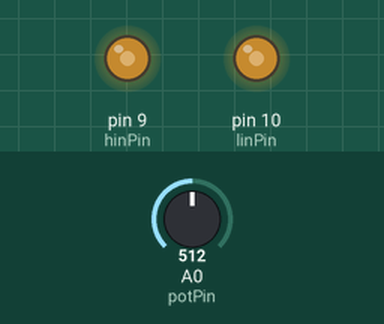
Simulated run of this sketch. Board: Arduino Uno, built with avr-gcc and run on an emulated ATmega328P. On the bench: output pins drawn as LEDs (lit = HIGH). The test bench sets the inputs (shaded band); at power-on: A0 (potPin) = 512.

Above: at 1.2 s.
1.3 s: A0 (potPin) set to 716
At 1.7 s:
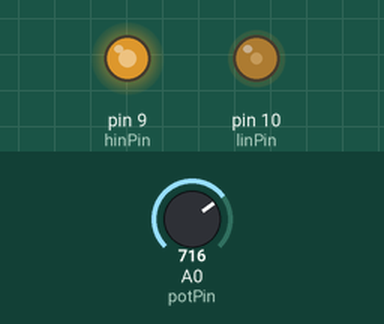
2.8 s: A0 (potPin) set to 900
At 3.1 s:
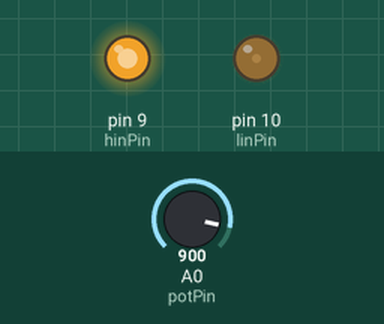
4.3 s: A0 (potPin) set to 1023
At 5.3 s:
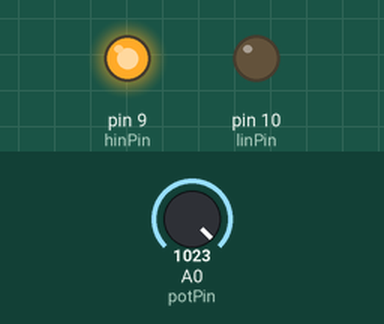
5.8 s: A0 (potPin) set to 306
At 6.3 s:
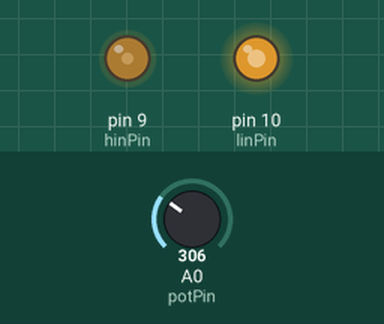
7.3 s: A0 (potPin) set to 122
At 8.5 s:
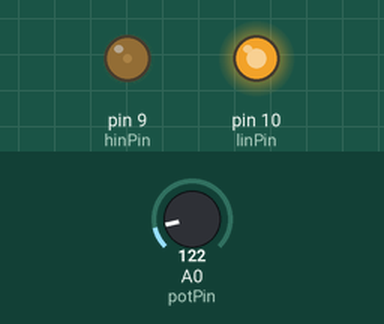
8.8 s: A0 (potPin) set to 511
At 9.9 s:
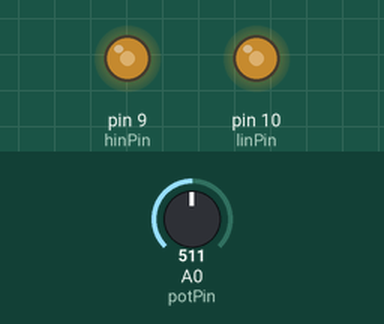
Timing chart, 0 to 11.3 s (numbered marks = the images above; inputs shaded):
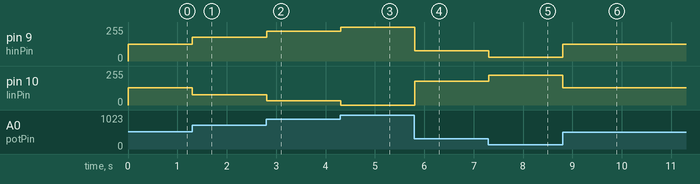

Measured:
- after the input at 1.3 s, pin 9 (hinPin): 127/255 → 178/255 at once; pin 10 (linPin): 128/255 → 77/255 at once
- after the input at 2.8 s, pin 9 (hinPin): 178/255 → 224/255 at once; pin 10 (linPin): 77/255 → 31/255 at once
- after the input at 4.3 s, pin 9 (hinPin): 224/255 → 255/255 at once; pin 10 (linPin): 31/255 → 0/255 at once
- after the input at 5.8 s, pin 9 (hinPin): 255/255 → 76/255 at once; pin 10 (linPin): 0/255 → 179/255 at once
- after the input at 7.3 s, pin 9 (hinPin): 76/255 → 30/255 at once; pin 10 (linPin): 179/255 → 225/255 at once
- after the input at 8.8 s, pin 9 (hinPin): 30/255 → 127/255 at once; pin 10 (linPin): 225/255 → 128/255 at once

The sketch:

IR2104_CSD19535KCS3.ino
```cpp
// PWM pins for HIN and LIN (IR2104 inputs)
int hinPin = 9;
int linPin = 10;

// Potentiometer pin for speed control
int potPin = A0;

void setup() {
  // Set PWM pins as output
  pinMode(hinPin, OUTPUT);
  pinMode(linPin, OUTPUT);

  // Set up Timer1 for 15kHz PWM on pins 9 and 10
  setupPWM_15kHz();
}

void loop() {
  // Read the potentiometer value (0 to 1023)
  int potValue = analogRead(potPin);

  // Map the potentiometer value to PWM duty cycle (0 to 255)
  int pwmValue = map(potValue, 0, 1023, 0, 255);

  // Write the PWM signal to HIN and LIN to control high-side and low-side MOSFETs
  analogWrite(hinPin, pwmValue);      // Control high-side MOSFET
  analogWrite(linPin, 255 - pwmValue); // Control low-side MOSFET (inverse)

  delay(10);  // Small delay for stability
}

void setupPWM_15kHz() {
  // Configuring Timer 1 for 15kHz PWM on pins 9 and 10 (using 8-bit Fast PWM mode)
  TCCR1A = _BV(WGM10) | _BV(COM1A1) | _BV(COM1B1); // Set Fast PWM mode (8-bit) and enable PWM on OC1A (pin 9) and OC1B (pin 10)
  TCCR1B = _BV(WGM12) | _BV(CS10);  // No prescaling (CS10), 15.625 kHz frequency with 16MHz clock
  OCR1A = 0;  // Initial duty cycle for HIN (pin 9)
  OCR1B = 0;  // Initial duty cycle for LIN (pin 10)
}
```
